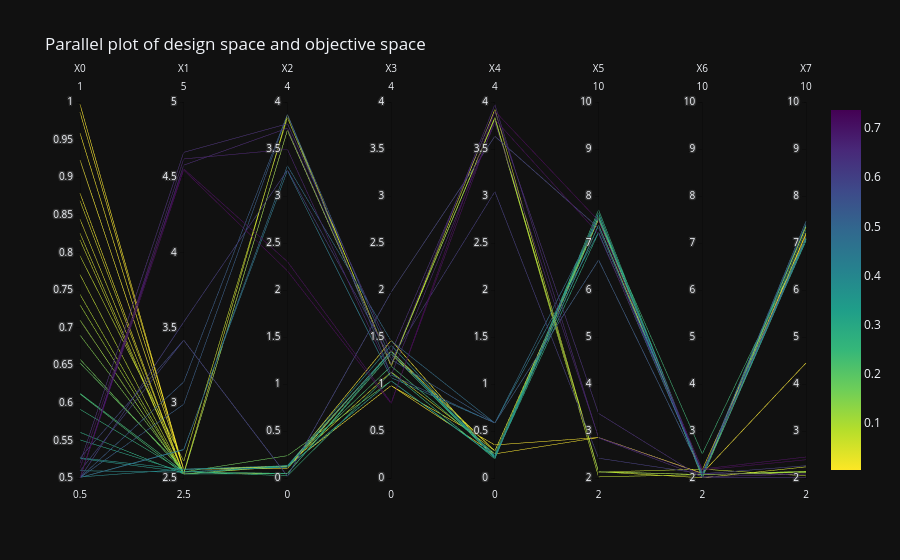

Source (notebook cell):
### Code cell
# A parallel plot of design adn objective space

import plotly.graph_objects as go

X = res.pop.get("X")
F = res.pop.get("F")

fig = go.Figure(data=go.Parcoords(
    line=dict(color=F[:, 0],
          colorscale='Viridis',
          showscale=True,
          reversescale=True),
    dimensions = [dict(range = [xl[index], xu[index]], label = f'X{index}', values=X[:, index])
    for index in range(len(xl))
    ]
    ))
fig.update_layout(title = "Parallel plot of design space and objective space", 
                  template='plotly_dark')
fig.show()
